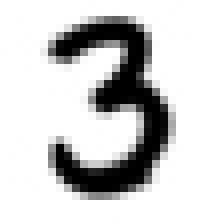
#> input picture 7.jpg, 28 x 28 px (shown 8 times larger)
$ jupyter execute --allow-errors nn_test_1.ipynb   (shell and % lines are left out)
#> lines starting #> are read from the running program, lines starting #| are printed output that depends on the picture; long printed decimals are rounded
### nn_lib.py
#!/usr/bin/python
# -*- coding: utf-8 -*-
import numpy as np
import scipy.special as sp

class NeuralNetwork:

    def __init__(
        self,
        ip_layer,
        op_layer,
        h_layer,
        learning_rate,
        ):
        self.ip_layer = ip_layer
        self.op_layer = op_layer
        self.h_layer = h_layer
        self.lr = learning_rate

        self.weight_ih = np.random.normal(0.0, pow(self.ip_layer, -0.5), (self.h_layer, self.ip_layer))
        self.weight_ho = np.random.normal(0.0, pow(self.h_layer, -0.5), (self.op_layer, self.h_layer))


    def nonlin(self, x, deriv=False):
        if deriv == True:
            return x * (1 - x)
        return sp.expit(x)

    def query(self, ip):
        ips = np.array(ip, ndmin=2).T
        self.hidden_input = np.dot(self.weight_ih, ips)
        self.hidden_output = self.nonlin(self.hidden_input)
        self.result_input = np.dot(self.weight_ho, self.hidden_output)
        self.result_output = self.nonlin(self.result_input)

        return self.result_output

    # [13 lines left out: function train, not called in this run]


       # print(self.hidden_output * (1- self.hidden_output))
       # print(np.dot(hidden_errors * self.nonlin(np.array(self.hidden_output, ndmin=2), deriv=True), ips.T))


### nn_test_1.ipynb
[cell 1]
from nn_lib import NeuralNetwork
import numpy
import matplotlib.pyplot as plt
import cv2

# number of input, hidden and output nodes
input_nodes = 784
hidden_nodes = 200
output_nodes = 10

# learning rate
learning_rate = 0.1

# create instance of neural network
n = NeuralNetwork(input_nodes, output_nodes, hidden_nodes, learning_rate)
# n = neuralNetwork(input_nodes, hidden_nodes, output_nodes, learning_rate)

# load the mnist training data CSV file into a list
#> (the rest of this cell did not finish here and is left out)

[cell 2]
# epochs is the number of times the training data set is used for training
epochs = 5

#> (the rest of this cell did not finish here and is left out)

[cell 3]
img = cv2.imread("7.jpg", 0)
#> img is the input picture: shape (28, 28); min 0, max 255, mean 206.5
img = 255-img
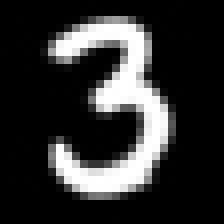
#> img: shape (28, 28) (shown 8 times larger); min 0, max 255, mean 48.5
plt.imshow(img)
img = img.ravel()
#> img = 784 values, max 255 at index 97, min 0 at index 0, mean 48.46
img = ( numpy.asfarray(img) / 255 *0.99 ) + 0.01
#> img = 784 values, max 1 at index 97, min 0.01 at index 0, mean 0.198
print(n.query(img))
#> in query, `ips = np.array(ip, ndmin=2).T`: ips has the same summary as img outside query
#> in query, `self.hidden_input = np.dot(self.weight_ih, ips)`: self.hidden_input = 200 values, max 1.09 at index 182, min -0.935 at index 61, mean 0.0102
#> in query, `self.hidden_input = np.dot(self.weight_ih, ips)`:
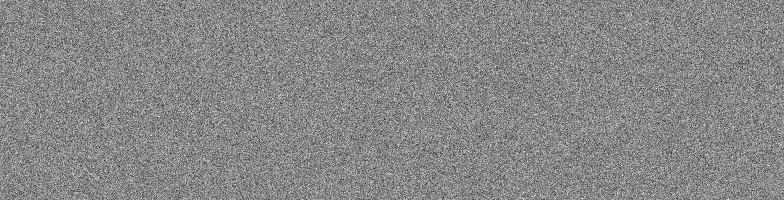
#> self.weight_ih: shape (200, 784) float64; min -0.173, max 0.153, mean 0.000192; drawn with min black and max white
#> in query, `self.hidden_output = self.nonlin(self.hidden_input)`: self.hidden_output = 200 values, max 0.749 at index 182, min 0.282 at index 61, mean 0.502
#> in query, `self.result_input = np.dot(self.weight_ho, self.hidden_output)`: self.result_input = [0.0261, -0.42, 0.292, -0.957, 0.752, 0.462, -0.486, 0.312, -0.121, 0.462]
#> in query, `self.result_output = self.nonlin(self.result_input)`: self.result_output = [0.507, 0.397, 0.573, 0.277, 0.68, 0.614, 0.381, 0.577, 0.47, 0.613]
#| [[0.5065]
#|  [0.3965]
#|  [0.5726]
#|  [0.2774]
#|  [0.6797]
#|  [0.6135 ]
#|  [0.3808]
#|  [0.5773]
#|  [0.4697]
#|  [0.6134]]
